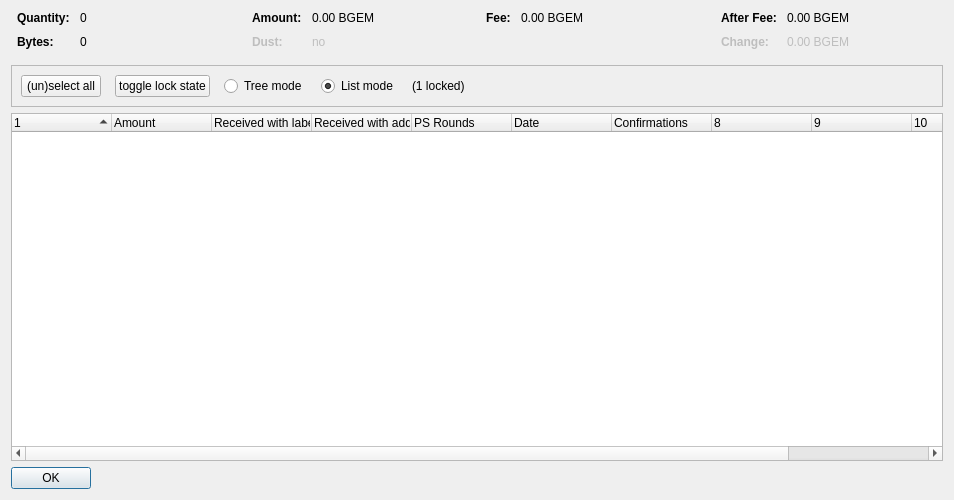
<?xml version="1.0" encoding="UTF-8"?>
<ui version="4.0">
 <class>CoinControlDialog</class>
 <widget class="QDialog" name="CoinControlDialog">
  <property name="geometry">
   <rect>
    <x>0</x>
    <y>0</y>
    <width>954</width>
    <height>500</height>
   </rect>
  </property>
  <property name="windowTitle">
   <string>Coin Selection</string>
  </property>
  <layout class="QVBoxLayout" name="verticalLayout">
   <item>
    <layout class="QHBoxLayout" name="horizontalLayoutTop" stretch="0,0,0,0">
     <property name="topMargin">
      <number>0</number>
     </property>
     <property name="bottomMargin">
      <number>10</number>
     </property>
     <item>
      <layout class="QFormLayout" name="formLayoutCoinControl1">
       <property name="horizontalSpacing">
        <number>10</number>
       </property>
       <property name="verticalSpacing">
        <number>10</number>
       </property>
       <property name="leftMargin">
        <number>6</number>
       </property>
       <property name="rightMargin">
        <number>6</number>
       </property>
       <item row="0" column="0">
        <widget class="QLabel" name="labelCoinControlQuantityText">
         <property name="font">
          <font>
           <weight>75</weight>
           <bold>true</bold>
          </font>
         </property>
         <property name="text">
          <string>Quantity:</string>
         </property>
        </widget>
       </item>
       <item row="0" column="1">
        <widget class="QLabel" name="labelCoinControlQuantity">
         <property name="cursor">
          <cursorShape>IBeamCursor</cursorShape>
         </property>
         <property name="contextMenuPolicy">
          <enum>Qt::ActionsContextMenu</enum>
         </property>
         <property name="text">
          <string notr="true">0</string>
         </property>
         <property name="textInteractionFlags">
          <set>Qt::LinksAccessibleByMouse|Qt::TextSelectableByKeyboard|Qt::TextSelectableByMouse</set>
         </property>
        </widget>
       </item>
       <item row="1" column="0">
        <widget class="QLabel" name="labelCoinControlBytesText">
         <property name="font">
          <font>
           <weight>75</weight>
           <bold>true</bold>
          </font>
         </property>
         <property name="text">
          <string>Bytes:</string>
         </property>
        </widget>
       </item>
       <item row="1" column="1">
        <widget class="QLabel" name="labelCoinControlBytes">
         <property name="cursor">
          <cursorShape>IBeamCursor</cursorShape>
         </property>
         <property name="contextMenuPolicy">
          <enum>Qt::ActionsContextMenu</enum>
         </property>
         <property name="text">
          <string notr="true">0</string>
         </property>
         <property name="textInteractionFlags">
          <set>Qt::LinksAccessibleByMouse|Qt::TextSelectableByKeyboard|Qt::TextSelectableByMouse</set>
         </property>
        </widget>
       </item>
      </layout>
     </item>
     <item>
      <layout class="QFormLayout" name="formLayoutCoinControl2">
       <property name="horizontalSpacing">
        <number>10</number>
       </property>
       <property name="verticalSpacing">
        <number>10</number>
       </property>
       <property name="leftMargin">
        <number>6</number>
       </property>
       <property name="rightMargin">
        <number>6</number>
       </property>
       <item row="0" column="0">
        <widget class="QLabel" name="labelCoinControlAmountText">
         <property name="font">
          <font>
           <weight>75</weight>
           <bold>true</bold>
          </font>
         </property>
         <property name="text">
          <string>Amount:</string>
         </property>
        </widget>
       </item>
       <item row="0" column="1">
        <widget class="QLabel" name="labelCoinControlAmount">
         <property name="cursor">
          <cursorShape>IBeamCursor</cursorShape>
         </property>
         <property name="contextMenuPolicy">
          <enum>Qt::ActionsContextMenu</enum>
         </property>
         <property name="text">
          <string notr="true">0.00 BGEM</string>
         </property>
         <property name="textInteractionFlags">
          <set>Qt::LinksAccessibleByMouse|Qt::TextSelectableByKeyboard|Qt::TextSelectableByMouse</set>
         </property>
        </widget>
       </item>
       <item row="1" column="0">
        <widget class="QLabel" name="labelCoinControlLowOutputText">
         <property name="enabled">
          <bool>false</bool>
         </property>
         <property name="font">
          <font>
           <weight>75</weight>
           <bold>true</bold>
          </font>
         </property>
         <property name="text">
          <string>Dust:</string>
         </property>
        </widget>
       </item>
       <item row="1" column="1">
        <widget class="QLabel" name="labelCoinControlLowOutput">
         <property name="enabled">
          <bool>false</bool>
         </property>
         <property name="cursor">
          <cursorShape>IBeamCursor</cursorShape>
         </property>
         <property name="contextMenuPolicy">
          <enum>Qt::ActionsContextMenu</enum>
         </property>
         <property name="text">
          <string notr="true">no</string>
         </property>
         <property name="textInteractionFlags">
          <set>Qt::LinksAccessibleByMouse|Qt::TextSelectableByKeyboard|Qt::TextSelectableByMouse</set>
         </property>
        </widget>
       </item>
      </layout>
     </item>
     <item>
      <layout class="QFormLayout" name="formLayoutCoinControl3">
       <property name="horizontalSpacing">
        <number>10</number>
       </property>
       <property name="verticalSpacing">
        <number>10</number>
       </property>
       <property name="leftMargin">
        <number>6</number>
       </property>
       <property name="rightMargin">
        <number>6</number>
       </property>
       <item row="0" column="0">
        <widget class="QLabel" name="labelCoinControlFeeText">
         <property name="font">
          <font>
           <weight>75</weight>
           <bold>true</bold>
          </font>
         </property>
         <property name="text">
          <string>Fee:</string>
         </property>
        </widget>
       </item>
       <item row="0" column="1">
        <widget class="QLabel" name="labelCoinControlFee">
         <property name="cursor">
          <cursorShape>IBeamCursor</cursorShape>
         </property>
         <property name="contextMenuPolicy">
          <enum>Qt::ActionsContextMenu</enum>
         </property>
         <property name="text">
          <string notr="true">0.00 BGEM</string>
         </property>
         <property name="textInteractionFlags">
          <set>Qt::LinksAccessibleByMouse|Qt::TextSelectableByKeyboard|Qt::TextSelectableByMouse</set>
         </property>
        </widget>
       </item>
      </layout>
     </item>
     <item>
      <layout class="QFormLayout" name="formLayoutCoinControl4">
       <property name="horizontalSpacing">
        <number>10</number>
       </property>
       <property name="verticalSpacing">
        <number>10</number>
       </property>
       <property name="leftMargin">
        <number>6</number>
       </property>
       <property name="rightMargin">
        <number>6</number>
       </property>
       <item row="0" column="0">
        <widget class="QLabel" name="labelCoinControlAfterFeeText">
         <property name="font">
          <font>
           <weight>75</weight>
           <bold>true</bold>
          </font>
         </property>
         <property name="text">
          <string>After Fee:</string>
         </property>
        </widget>
       </item>
       <item row="0" column="1">
        <widget class="QLabel" name="labelCoinControlAfterFee">
         <property name="cursor">
          <cursorShape>IBeamCursor</cursorShape>
         </property>
         <property name="contextMenuPolicy">
          <enum>Qt::ActionsContextMenu</enum>
         </property>
         <property name="text">
          <string notr="true">0.00 BGEM</string>
         </property>
         <property name="textInteractionFlags">
          <set>Qt::LinksAccessibleByMouse|Qt::TextSelectableByKeyboard|Qt::TextSelectableByMouse</set>
         </property>
        </widget>
       </item>
       <item row="1" column="0">
        <widget class="QLabel" name="labelCoinControlChangeText">
         <property name="enabled">
          <bool>false</bool>
         </property>
         <property name="font">
          <font>
           <weight>75</weight>
           <bold>true</bold>
          </font>
         </property>
         <property name="text">
          <string>Change:</string>
         </property>
        </widget>
       </item>
       <item row="1" column="1">
        <widget class="QLabel" name="labelCoinControlChange">
         <property name="enabled">
          <bool>false</bool>
         </property>
         <property name="cursor">
          <cursorShape>IBeamCursor</cursorShape>
         </property>
         <property name="contextMenuPolicy">
          <enum>Qt::ActionsContextMenu</enum>
         </property>
         <property name="text">
          <string notr="true">0.00 BGEM</string>
         </property>
         <property name="textInteractionFlags">
          <set>Qt::LinksAccessibleByMouse|Qt::TextSelectableByKeyboard|Qt::TextSelectableByMouse</set>
         </property>
        </widget>
       </item>
      </layout>
     </item>
    </layout>
   </item>
   <item>
    <widget class="QFrame" name="frame">
     <property name="minimumSize">
      <size>
       <width>0</width>
       <height>40</height>
      </size>
     </property>
     <property name="frameShape">
      <enum>QFrame::StyledPanel</enum>
     </property>
     <property name="frameShadow">
      <enum>QFrame::Sunken</enum>
     </property>
     <layout class="QHBoxLayout" name="horizontalLayout">
      <item>
       <layout class="QHBoxLayout" name="horizontalLayoutPanel" stretch="0,0,0,0,0,0">
        <property name="spacing">
         <number>14</number>
        </property>
        <item>
         <widget class="QPushButton" name="pushButtonSelectAll">
          <property name="sizePolicy">
           <sizepolicy hsizetype="Maximum" vsizetype="Fixed">
            <horstretch>0</horstretch>
            <verstretch>0</verstretch>
           </sizepolicy>
          </property>
          <property name="text">
           <string>(un)select all</string>
          </property>
          <property name="autoDefault">
           <bool>false</bool>
          </property>
         </widget>
        </item>
        <item>
         <widget class="QPushButton" name="pushButtonToggleLock">
          <property name="sizePolicy">
           <sizepolicy hsizetype="Maximum" vsizetype="Fixed">
            <horstretch>0</horstretch>
            <verstretch>0</verstretch>
           </sizepolicy>
          </property>
          <property name="text">
           <string>toggle lock state</string>
          </property>
          <property name="autoDefault">
           <bool>false</bool>
          </property>
         </widget>
        </item>
        <item>
         <widget class="QRadioButton" name="radioTreeMode">
          <property name="sizePolicy">
           <sizepolicy hsizetype="Maximum" vsizetype="Fixed">
            <horstretch>0</horstretch>
            <verstretch>0</verstretch>
           </sizepolicy>
          </property>
          <property name="text">
           <string>Tree mode</string>
          </property>
         </widget>
        </item>
        <item>
         <widget class="QRadioButton" name="radioListMode">
          <property name="sizePolicy">
           <sizepolicy hsizetype="Maximum" vsizetype="Fixed">
            <horstretch>0</horstretch>
            <verstretch>0</verstretch>
           </sizepolicy>
          </property>
          <property name="text">
           <string>List mode</string>
          </property>
          <property name="checked">
           <bool>true</bool>
          </property>
         </widget>
        </item>
        <item>
         <widget class="QLabel" name="labelLocked">
          <property name="text">
           <string>(1 locked)</string>
          </property>
         </widget>
        </item>
        <item>
         <spacer name="horizontalSpacer">
          <property name="orientation">
           <enum>Qt::Horizontal</enum>
          </property>
          <property name="sizeHint" stdset="0">
           <size>
            <width>40</width>
            <height>20</height>
           </size>
          </property>
         </spacer>
        </item>
       </layout>
      </item>
     </layout>
    </widget>
   </item>
   <item>
    <widget class="CoinControlTreeWidget" name="treeWidget">
     <property name="contextMenuPolicy">
      <enum>Qt::CustomContextMenu</enum>
     </property>
     <property name="sortingEnabled">
      <bool>false</bool>
     </property>
     <property name="columnCount">
      <number>11</number>
     </property>
     <attribute name="headerShowSortIndicator" stdset="0">
      <bool>true</bool>
     </attribute>
     <attribute name="headerStretchLastSection">
      <bool>false</bool>
     </attribute>
     <column>
      <property name="text">
       <string/>
      </property>
     </column>
     <column>
      <property name="text">
       <string>Amount</string>
      </property>
     </column>
     <column>
      <property name="text">
       <string>Received with label</string>
      </property>
     </column>
     <column>
      <property name="text">
       <string>Received with address</string>
      </property>
     </column>
     <column>
      <property name="text">
       <string>PS Rounds</string>
      </property>
     </column>
     <column>
      <property name="text">
       <string>Date</string>
      </property>
     </column>
     <column>
      <property name="text">
       <string>Confirmations</string>
      </property>
      <property name="toolTip">
       <string>Confirmed</string>
      </property>
     </column>
     <column>
      <property name="text">
       <string/>
      </property>
     </column>
     <column>
      <property name="text">
       <string/>
      </property>
     </column>
     <column>
      <property name="text">
       <string/>
      </property>
     </column>
     <column>
      <property name="text">
       <string/>
      </property>
     </column>
    </widget>
   </item>
   <item>
    <widget class="QDialogButtonBox" name="buttonBox">
     <property name="sizePolicy">
      <sizepolicy hsizetype="Maximum" vsizetype="Fixed">
       <horstretch>0</horstretch>
       <verstretch>0</verstretch>
      </sizepolicy>
     </property>
     <property name="orientation">
      <enum>Qt::Horizontal</enum>
     </property>
     <property name="standardButtons">
      <set>QDialogButtonBox::Ok</set>
     </property>
    </widget>
   </item>
  </layout>
 </widget>
 <customwidgets>
  <customwidget>
   <class>CoinControlTreeWidget</class>
   <extends>QTreeWidget</extends>
   <header>coincontroltreewidget.h</header>
  </customwidget>
 </customwidgets>
 <resources/>
 <connections/>
</ui>
